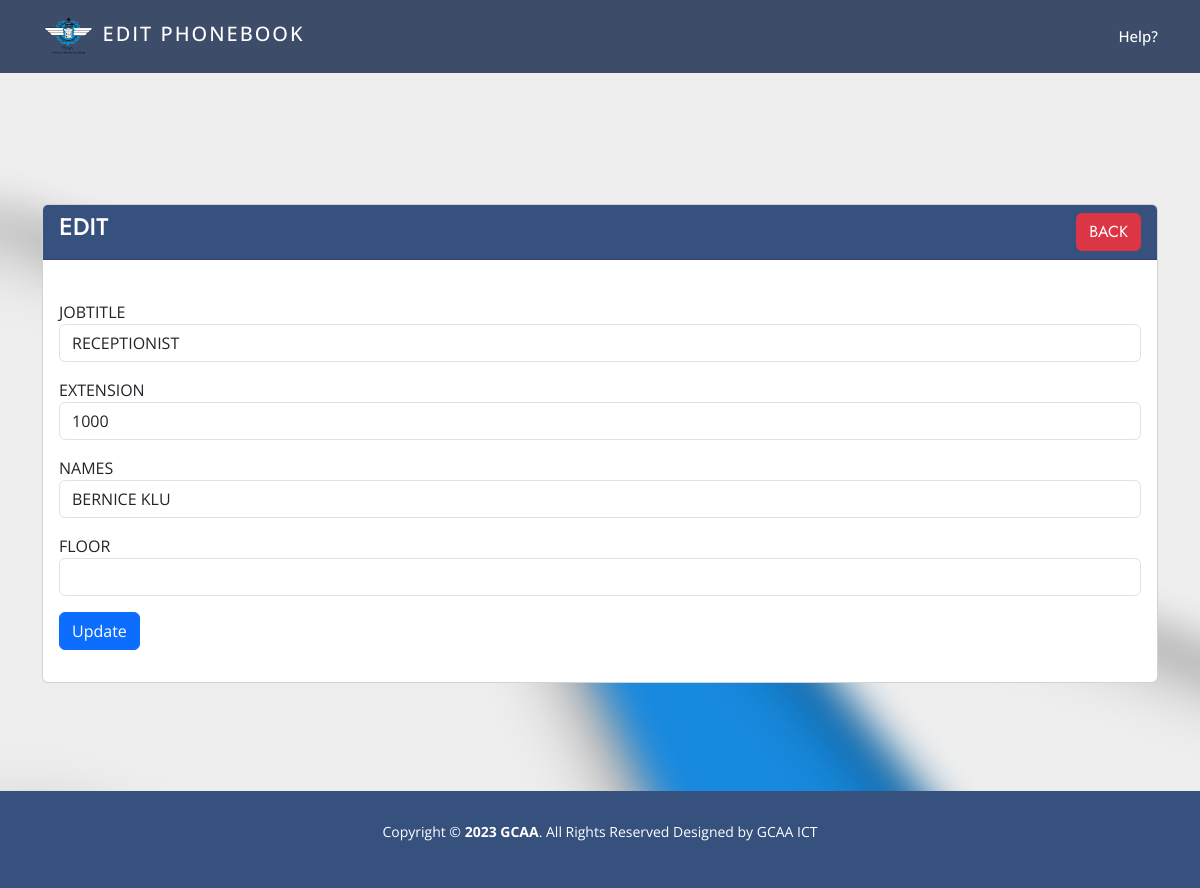
The page /edit.php?id=1 on the database its author committed.
### tables this page shows
CREATE TABLE `phonebook1` (
  `id` int(50) NOT NULL,
  `JOBTITLE` text NOT NULL,
  `EXTENSION` int(50) NOT NULL,
  `NAMES` text NOT NULL,
  `FLOOR` text NOT NULL
);

### edit.php (the view, shortened to what this page needs)
<?php
include('partials/_head.php')
?>
<section class="Getstarted mt-5">
    <div class="container">
        <div class="row mt-5">
            <div class="col-md-12">
                <div class="card mt-5">
                    <div class="card-header" style="background-color: #37517e;">
                        <h4 class="text-white">EDIT
                            <a href="admindex.php" class="btn btn-danger float-end">BACK</a>
                        </h4>
                    </div>
                    <div class="card-body">
                        <?php
                        if (isset($_GET['id'])) {
                            $phonebook_id = mysqli_real_escape_string($con, $_GET['id']);
                            $query = "SELECT * FROM phonebook1 WHERE id='$phonebook_id' ";
                            $query_run = mysqli_query($con, $query);
                            if (mysqli_num_rows($query_run) > 0) {
                                $phonebook = mysqli_fetch_array($query_run);
                        ?>
                                <form action="editcode.php" method="POST">
                                    <div class="mb-3">
                                        <label>JOBTITLE</label>
                                        <input type="varchar" name="JOBTITLE" value="<?= $phonebook['JOBTITLE']; ?>" class="form-control">
                                    </div>
                                    <div class="mb-3">
                                        <label>EXTENSION</label>
                                        <input type="number" name="EXTENSION" value="<?= $phonebook['EXTENSION']; ?>" class="form-control">
                                    </div>
                                    <div class="mb-3">
                                        <label>NAMES</label>
                                        <input type="varchar" name="NAMES" value="<?= $phonebook['NAMES']; ?>" class="form-control">
                                    </div>
                                    <div class="mb-3">
                                        <label>FLOOR</label>
                                        <input type="varchar" name="FLOOR" value="<?= $phonebook['FLOOR']; ?>" class="form-control">
                                    </div>
                                    <div class="mb-3">
                                        <button type="submit" name="update_phonebook" class="btn btn-primary">
                                            Update
                                        </button>
                                    </div>
                                </form>
                        <?php
                            } else {
                                echo "<h4>Not found in directory </h4>";
                            }
                        }
                        ?>
                    </div>
                </div>
            </div>
        </div>
    </div>
</section>
    <?php include('partials/_footer.php')  ?>

### assets/css/style.css (style rules this page uses)
.card-header { font-size: 1.9rem; font-weight: 500; color: #000000; margin-bottom: 1.5rem; }
.row { row-gap: 3rem; }
a { color: #47b2e4; text-decoration: none; }
h1, h2, h3, h4, h5, h6 { font-family: "Jost", sans-serif; }
section { padding: 60px 0; overflow: hidden; }

### rows shown on the page
phonebook1: JOBTITLE "RECEPTIONIST", EXTENSION "1000", NAMES "BERNICE KLU"

### other values the page prints
$title "EDIT PHONEBOOK"
